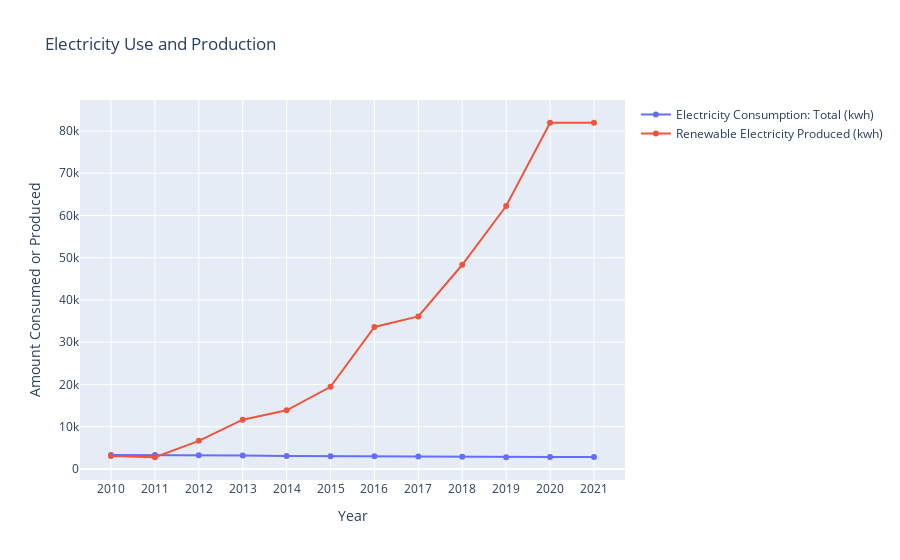

The notebook cell this image was saved under:
### Code cell
# Define y variables to be compared
y0_electricity = carbon_df["Electricity Consumption: total (kwh)"]
y1_electricity = carbon_df['Renewable electricity (kwh)']

# Create figure and add y variables while specifying the common x variable
fig = go.Figure()

# Add electricity consumption
fig.add_trace(go.Line(x = carbon_df['Year'], name = 'Electricity Consumption: Total (kwh)', y = y0_electricity))

# Add renewable electricity production
fig.add_trace(go.Line(x = carbon_df['Year'], name = 'Renewable Electricity Produced (kwh)', y = y1_electricity))

# Create titles
fig.update_layout(
    xaxis=dict(title='Year'),
    yaxis=dict(title='Amount Consumed or Produced'),
    title='Electricity Use and Production'
    )

fig.show()

### Figure 1 — Plotly figure (JSON) as saved in the notebook; plotly's stock layout.template omitted (floating-point values rounded to 4 significant figures)
{"data": [{"name": "Electricity Consumption: Total (kwh)", "type": "scatter", "x": ["2010", "2011", "2012", "2013", "2014", "2015", "2016", "2017", "2018", "2019", "2020", "2021"], "y": [3300, 3300, 3250, 3200, 3100, 3040, 3000, 2950, 2880, 2800, 2820, 2860]}, {"name": "Renewable Electricity Produced (kwh)", "type": "scatter", "x": ["2010", "2011", "2012", "2013", "2014", "2015", "2016", "2017", "2018", "2019", "2020", "2021"], "y": [3056.0, 2778.0, 6667.0, 11670.0, 13890.0, 19440.0, 33610.0, 36110.0, 48330.0, 62220.0, 81940.0, 81940.0]}], "layout": {"title": {"text": "Electricity Use and Production"}, "xaxis": {"title": {"text": "Year"}}, "yaxis": {"title": {"text": "Amount Consumed or Produced"}}}}
